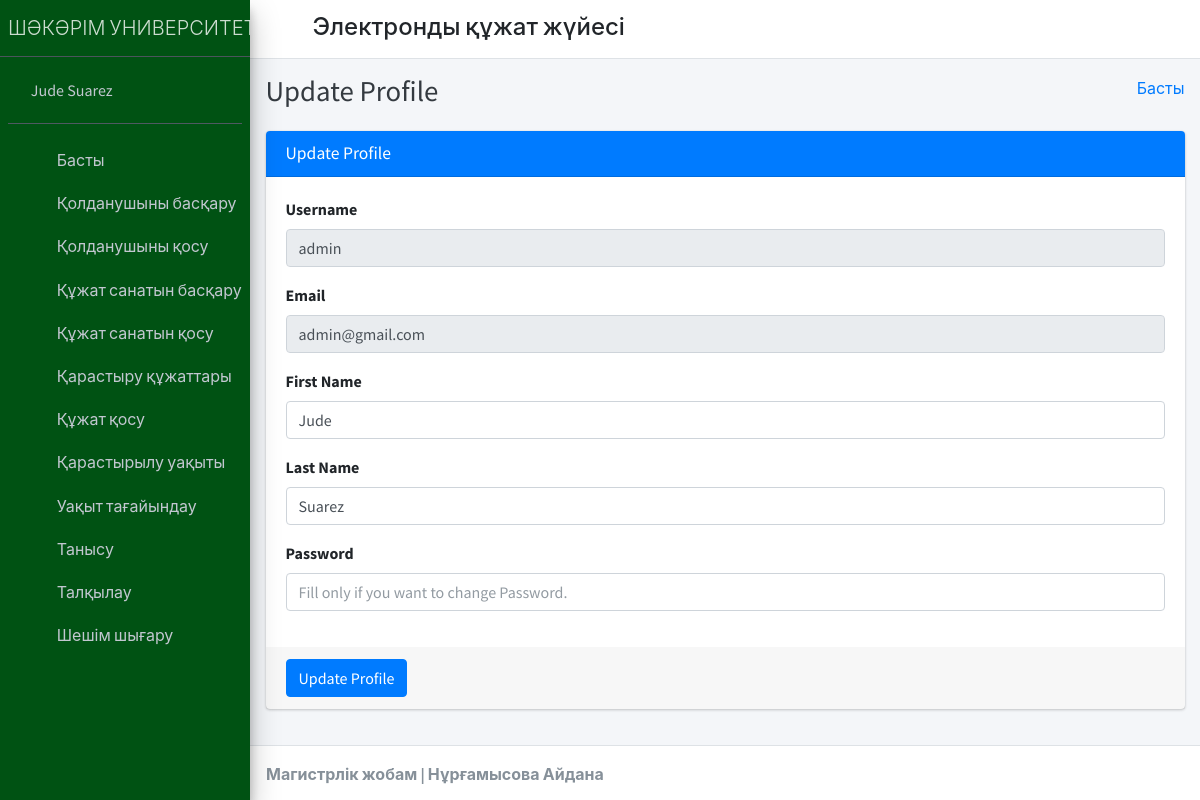
Page /admin_profile/ (signed in) on the committed database.
### student_management_app/models.py (models this page shows)
class CustomUser(AbstractUser):
    user_type_data = ((1, "HOD"), (2, "Staff"), (3, "Student"))
    user_type = models.CharField(default=1, choices=user_type_data, max_length=10)

### student_management_app/HodViews.py (the view)
# urls.py: path('admin_profile/', HodViews.admin_profile, name="admin_profile"),
def admin_profile(request):
    user = CustomUser.objects.get(id=request.user.id)
    context={
        "user": user
    }
    return render(request, 'hod_template/admin_profile.html', context)

### student_management_app/LoginCheckMiddleWare.py (called while the page is built, shortened)
    def process_view(self, request, view_func, view_args, view_kwargs):
        modulename = view_func.__module__
        user = request.user
        if user.is_authenticated:
            if user.user_type == "1":
                if modulename == "student_management_app.HodViews":
                    pass
                elif modulename == "student_management_app.views" or modulename == "django.views.static":
                    pass
                else:
                    return redirect("admin_home")
            else:
                return redirect("login")
        else:
            if request.path == reverse("login") or request.path == reverse("doLogin"):
                pass
            else:
                return redirect("login")

### student_management_app/templates/hod_template/admin_profile.html (shortened to what this page needs)
{% extends 'hod_template/base_template.html' %}
{% block page_title %}
    Update Profile
{% endblock page_title %}
{% block main_content %}
{% load static %}
<section class="content">
        <div class="container-fluid">
            <div class="row">
                <div class="col-md-12">
                    <div class="card card-primary">
                    <div class="card-header">
                        <h3 class="card-title">Update Profile</h3>
                    </div>
                    <form role="form" method="POST" action="{% url 'admin_profile_update' %}">
                        <div class="card-body">
                            <div class="form-group">
                                <label>Username </label>
                                <input type="text" class="form-control" name="username" value="{{ user.username }}" disabled="disabled">
                            </div>
                            <div class="form-group">
                                <label>Email </label>
                                <input type="text" class="form-control" name="email" value="{{ user.email }}" disabled="disabled">
                            </div>
                            <div class="form-group">
                                <label>First Name </label>
                                <input type="text" class="form-control" name="first_name" value="{{ user.first_name }}">
                            </div>
                            <div class="form-group">
                                <label>Last Name </label>
                                <input type="text" class="form-control" name="last_name" value="{{ user.last_name }}">
                            </div>
                            <div class="form-group">
                                <label>Password </label>
                                <input type="text" class="form-control" name="password" placeholder="Fill only if you want to change Password.">
                            </div>
                        </div>
                        <div class="card-footer">
                        <button type="submit" class="btn btn-primary">Update Profile</button>
                        </div>
                    </form>
                    </div>
                </div>
            </div>
        </div>
      </section>
  {% endblock main_content %}

### student_management_app/templates/hod_template/sidebar_template.html
{% load static %}
<aside class="main-sidebar sidebar-dark-primary elevation-4" style="background-color:#005213;">
      <a href="{% url 'admin_home' %}" class="brand-link">
        <span class="brand-text font-weight-light">ШӘКӘРІМ УНИВЕРСИТЕТІ</span>
      </a>
      <div class="sidebar">
        <div class="user-panel mt-3 pb-3 mb-3 d-flex">
          <div class="image">
          </div>
          <div class="info">
            <a href="{% url 'admin_profile' %}" class="d-block">{{ user.first_name }} {{ user.last_name }}</a>
          </div>
        </div>
        <nav class="mt-2">
          <ul class="nav nav-pills nav-sidebar flex-column" data-widget="treeview" role="menu" data-accordion="false">
            <li class="nav-item">
              {% url 'admin_home' as admin_home %}
              <a href="{{ admin_home }}" class="nav-link {% if request.path == admin_home %} active {% endif %}">
                <i class="nav-icon fas fa-tachometer-alt"></i>
                <p>
                  Басты
                </p>
              </a>
            </li>
            <li class="nav-item">
              {% url 'manage_staff' as manage_staff %}
              {% url 'edit_staff' staff_id=id as edit_staff %}
              <a href="{{ manage_staff }}" class="nav-link {% if request.path == manage_staff %} active {% endif %} {% if request.path == edit_staff %} active {% endif %}">
                <i class="nav-icon fas fa-chalkboard-teacher"></i>
                <p>
                  Қолданушыны басқару
                </p>
              </a>
            </li>
            <li class="nav-item">
              {% url 'add_staff' as add_staff %}
              <a href="{{ add_staff }}" class="nav-link {% if request.path == add_staff %} active {% endif %}">
                <i class="nav-icon fas fa-th"></i>
                <p>
                  Қолданушыны қосу
                </p>
              </a>
            </li>
            <li class="nav-item">
              {% url 'manage_course' as manage_course %}
              {% url 'edit_course' course_id=id as edit_course %}
              <a href="{{ manage_course }}" class="nav-link {% if request.path == manage_course %} active {% endif %} {% if request.path == edit_course %} active {% endif %}">
                <i class="nav-icon fas fa-chalkboard"></i>
                <p>
                  Құжат санатын басқару
                </p>
              </a>
            </li>
            <li class="nav-item">
            {% url 'add_course' as add_course %}
              <a href="{{ add_course }}" class="nav-link {% if request.path == add_course %} active {% endif %}">
                <i class="nav-icon fas fa-th"></i>
                <p>
                  Құжат санатын қосу
                </p>
              </a>
            </li>
            <li class="nav-item">
              {% url 'manage_subject' as manage_subject %}
              {% url 'edit_subject' subject_id=id as edit_subject %}
              <a href="{{ manage_subject }}" class="nav-link {% if request.path == manage_subject %} active {% endif %} {% if request.path == edit_subject %} active {% endif %}">
                <i class="nav-icon fas fa-book"></i>
                <p>
                  Қарастыру құжаттары
                </p>
              </a>
            </li>
            <li class="nav-item">
              {% url 'add_subject' as add_subject %}
              <a href="{{ add_subject }}" class="nav-link {% if request.path == add_subject %} active {% endif %}">
                <i class="nav-icon fas fa-th"></i>
                <p>
                  Құжат қосу
                </p>
              </a>
            </li>
            <li class="nav-item">
              {% url 'manage_session' as manage_session %}
              {% url 'edit_session' session_id=id as edit_session %}
              <a href="{{ manage_session }}" class="nav-link {% if request.path == manage_session %} active {% endif %} {% if request.path == edit_session %} active {% endif %}">
                <i class="nav-icon fas fa-graduation-cap"></i>
                <p>
                  Қарастырылу уақыты
                </p>
              </a>
            </li>
            <li class="nav-item">
              {% url 'add_session' as add_session %}
              <a href="{{ add_session }}" class="nav-link {% if request.path == add_session %} active {% endif %}">
                <i class="nav-icon fas fa-th"></i>
                <p>
                  Уақыт тағайындау
                </p>
              </a>
            </li>
            <li class="nav-item">
              {% url 'admin_view_attendance' as admin_view_attendance %}
              <a href="{{ admin_view_attendance }}" class="nav-link {% if request.path == admin_view_attendance %} active {% endif %}">
                <i class="nav-icon fas fa-calendar-alt"></i>
                <p>
                  Танысу
                </p>
              </a>
            </li>
            <li class="nav-item">
              {% url 'staff_feedback_message' as staff_feedback_message %}
              <a href="{{ staff_feedback_message }}" class="nav-link {% if request.path == staff_feedback_message %} active {% endif %}">
                <i class="nav-icon fas fa-th"></i>
                <p>
                  Талқылау
                </p>
              </a>
            </li>
            <li class="nav-item">
              {% url 'staff_leave_view' as staff_leave_view %}
              <a href="{{ staff_leave_view }}" class="nav-link {% if request.path == staff_leave_view %} active {% endif %}">
                <i class="nav-icon fas fa-th"></i>
                <p>
                  Шешім шығару
                </p>
              </a>
            </li>
          </ul>
        </nav>
      </div>
    </aside>

### rows in the picture
CustomUser: first_name "Jude", last_name "Suarez", username "admin", email "admin@gmail.com"
